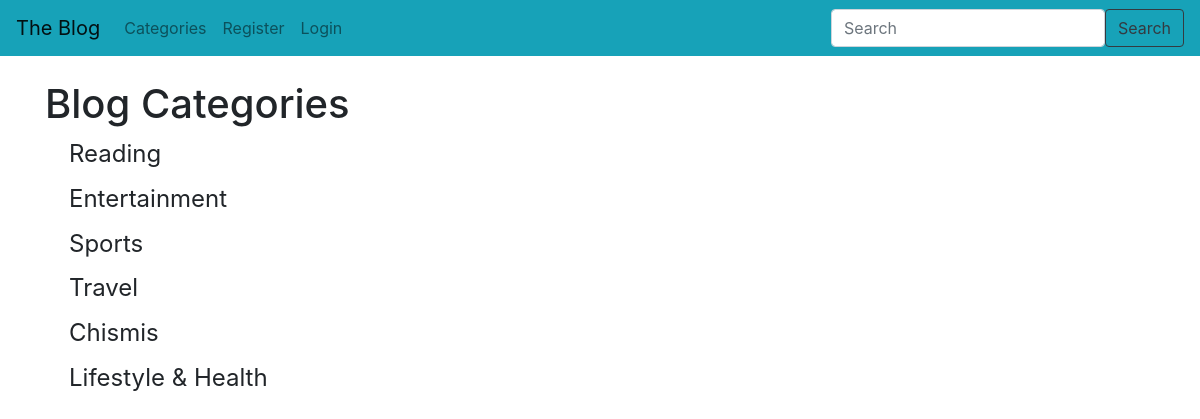
The page /category_list/ on the database its author committed.
### bloggerist/models.py (models this page shows, shortened)
class Category(models.Model):
    name = models.CharField(max_length=255)
    def __str__(self):
        return self.name

### bloggerist/views.py (the view)
# urls.py: path('category_list/', CategoryListView, name='category-list'),
def CategoryListView(request):
    cat_menu_list = Category.objects.all()
    return render(request, 'category_list.html', {'cat_menu_list': cat_menu_list})

### templates/category_list.html (shortened to what this page needs)
{% extends 'base.html' %}
{% block content %}
    <h1>Blog Categories</h1>
        {% for item in cat_menu_list %}
            <h4><a class="dropdown-item" href="{% url 'category' item %}">{{ item }}</a></h4>
            {% endfor %}
{% endblock %}

### rows shown on the page
Category: name "Reading"
Category: name "Entertainment"
Category: name "Sports"
Category: name "Travel"
Category: name "Chismis"
Category: name "Lifestyle & Health"
